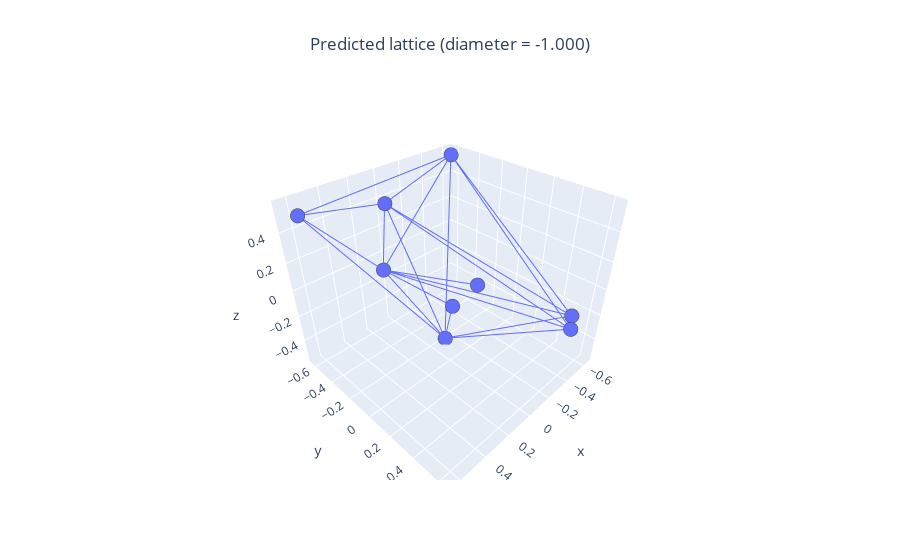
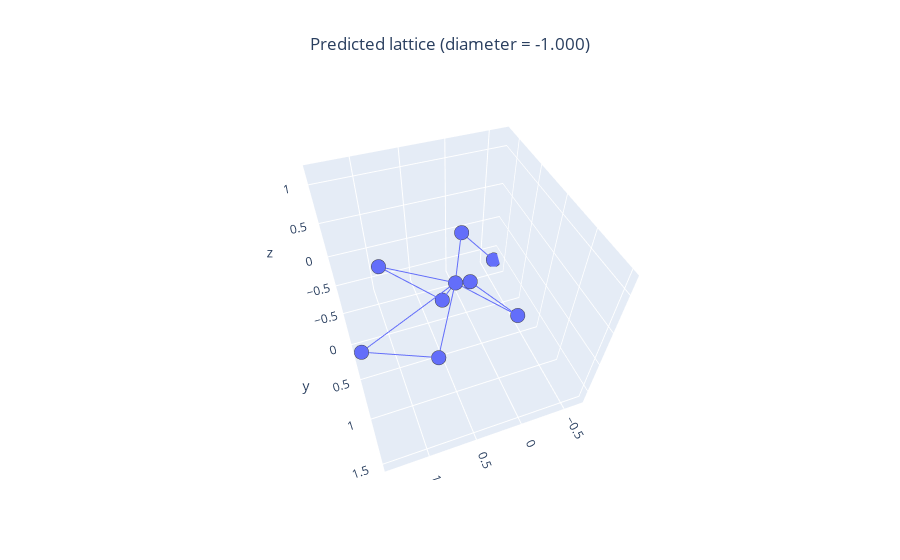

Notebook code for these charts, in order:
### Code cell
full_path = os.path.join(path,name)
print(full_path)
lattice_npz = np.load(full_path)
frac_coords = lattice_npz['frac_coords']
lengths = lattice_npz['lengths']
angles = lattice_npz['angles']
atom_types = lattice_npz['atom_types']
num_atoms = torch.tensor([atom_types.shape[0]])
frac_coords, lengths, angles = torch.from_numpy(frac_coords),torch.from_numpy(lengths).unsqueeze(0), torch.from_numpy(angles).unsqueeze(0)
cart_coords = frac_to_cart_coords(frac_coords,lengths,
                                  angles, num_atoms)
# cart_coords = frac_coords
print('num_atoms', num_atoms)
try:
    print('Properteis: ', lattice_npz['prop_list'])
    print('mean:', lattice_npz['prop_list'].mean(), '\nvar:', lattice_npz['prop_list'].std())
except:
    pass
try:
        # raise Exception
    edge_index = lattice_npz['edge_index']
except:
    print('Compute PBC edges')
    edge_index, _,_ = get_pbc_cutoff_graphs(cart_coords, lengths, angles, num_atoms, cutoff=cutoff, max_num_neighbors_threshold=max_num_neighbors_threshold)
# print('edge_index \n', edge_index)
plot_lattice(cart_coords, edge_index.T)

lattice_vector = lattice_params_to_matrix_torch(lengths, angles)
a = cart_coords.numpy()
ppa, edges = post_process_9(a,0.9)
edges = np.array(edges)
plot_lattice(ppa,edges)

### Figure 1 — Plotly figure (JSON) as saved in the notebook; plotly's stock layout.template omitted (floating-point values rounded to 4 significant figures)
{"data": [{"hovertemplate": "0=%{x}<br>1=%{y}<br>2=%{z}<extra></extra>", "legendgroup": "", "marker": {"color": "#636efa", "line": {"width": 5}, "size": 5, "symbol": "circle"}, "mode": "markers", "name": "", "scene": "scene", "showlegend": false, "type": "scatter3d", "x": [-0.6431, 0.02918, 0.6448, -0.4924, -0.4619, 0.1677, -0.107, -0.3902, 0.1829], "y": [-0.635, 0.04798, -0.4827, -0.208, 0.5899, -0.4407, -0.1586, 0.635, -0.3424], "z": [0.5339, -0.07988, 0.5588, -0.302, -0.127, 0.02442, -0.5528, -0.1639, 0.523]}, {"hovertemplate": "x=%{x}<br>y=%{y}<br>z=%{z}<extra></extra>", "legendgroup": "", "line": {"color": "#636efa", "dash": "solid"}, "marker": {"line": {"width": 5}, "size": 5, "symbol": "circle"}, "mode": "lines", "name": "", "scene": "scene", "showlegend": false, "type": "scatter3d", "x": [-0.6431, 0.6448], "y": [-0.635, -0.4827], "z": [0.5339, 0.5588]}, {"hovertemplate": "x=%{x}<br>y=%{y}<br>z=%{z}<extra></extra>", "legendgroup": "", "line": {"color": "#636efa", "dash": "solid"}, "marker": {"line": {"width": 5}, "size": 5, "symbol": "circle"}, "mode": "lines", "name": "", "scene": "scene", "showlegend": false, "type": "scatter3d", "x": [-0.6431, -0.4619], "y": [-0.635, 0.5899], "z": [0.5339, -0.127]}, {"hovertemplate": "x=%{x}<br>y=%{y}<br>z=%{z}<extra></extra>", "legendgroup": "", "line": {"color": "#636efa", "dash": "solid"}, "marker": {"line": {"width": 5}, "size": 5, "symbol": "circle"}, "mode": "lines", "name": "", "scene": "scene", "showlegend": false, "type": "scatter3d", "x": [-0.6431, 0.1677], "y": [-0.635, -0.4407], "z": [0.5339, 0.02442]}, {"hovertemplate": "x=%{x}<br>y=%{y}<br>z=%{z}<extra></extra>", "legendgroup": "", "line": {"color": "#636efa", "dash": "solid"}, "marker": {"line": {"width": 5}, "size": 5, "symbol": "circle"}, "mode": "lines", "name": "", "scene": "scene", "showlegend": false, "type": "scatter3d", "x": [0.02918, 0.1677], "y": [0.04798, -0.4407], "z": [-0.07988, 0.02442]}, {"hovertemplate": "x=%{x}<br>y=%{y}<br>z=%{z}<extra></extra>", "legendgroup": "", "line": {"color": "#636efa", "dash": "solid"}, "marker": {"line": {"width": 5}, "size": 5, "symbol": "circle"}, "mode": "lines", "name": "", "scene": "scene", "showlegend": false, "type": "scatter3d", "x": [0.6448, 0.1677], "y": [-0.4827, -0.4407], "z": [0.5588, 0.02442]}, {"hovertemplate": "x=%{x}<br>y=%{y}<br>z=%{z}<extra></extra>", "legendgroup": "", "line": {"color": "#636efa", "dash": "solid"}, "marker": {"line": {"width": 5}, "size": 5, "symbol": "circle"}, "mode": "lines", "name": "", "scene": "scene", "showlegend": false, "type": "scatter3d", "x": [-0.4924, 0.1677], "y": [-0.208, -0.4407], "z": [-0.302, 0.02442]}, {"hovertemplate": "x=%{x}<br>y=%{y}<br>z=%{z}<extra></extra>", "legendgroup": "", "line": {"color": "#636efa", "dash": "solid"}, "marker": {"line": {"width": 5}, "size": 5, "symbol": "circle"}, "mode": "lines", "name": "", "scene": "scene", "showlegend": false, "type": "scatter3d", "x": [-0.4619, 0.1677], "y": [0.5899, -0.4407], "z": [-0.127, 0.02442]}, {"hovertemplate": "x=%{x}<br>y=%{y}<br>z=%{z}<extra></extra>", "legendgroup": "", "line": {"color": "#636efa", "dash": "solid"}, "marker": {"line": {"width": 5}, "size": 5, "symbol": "circle"}, "mode": "lines", "name": "", "scene": "scene", "showlegend": false, "type": "scatter3d", "x": [-0.6431, -0.107], "y": [-0.635, -0.1586], "z": [0.5339, -0.5528]}, {"hovertemplate": "x=%{x}<br>y=%{y}<br>z=%{z}<extra></extra>", "legendgroup": "", "line": {"color": "#636efa", "dash": "solid"}, "marker": {"line": {"width": 5}, "size": 5, "symbol": "circle"}, "mode": "lines", "name": "", "scene": "scene", "showlegend": false, "type": "scatter3d", "x": [0.02918, -0.107], "y": [0.04798, -0.1586], "z": [-0.07988, -0.5528]}, {"hovertemplate": "x=%{x}<br>y=%{y}<br>z=%{z}<extra></extra>", "legendgroup": "", "line": {"color": "#636efa", "dash": "solid"}, "marker": {"line": {"width": 5}, "size": 5, "symbol": "circle"}, "mode": "lines", "name": "", "scene": "scene", "showlegend": false, "type": "scatter3d", "x": [0.6448, -0.107], "y": [-0.4827, -0.1586], "z": [0.5588, -0.5528]}, {"hovertemplate": "x=%{x}<br>y=%{y}<br>z=%{z}<extra></extra>", "legendgroup": "", "line": {"color": "#636efa", "dash": "solid"}, "marker": {"line": {"width": 5}, "size": 5, "symbol": "circle"}, "mode": "lines", "name": "", "scene": "scene", "showlegend": false, "type": "scatter3d", "x": [-0.4619, -0.107], "y": [0.5899, -0.1586], "z": [-0.127, -0.5528]}, {"hovertemplate": "x=%{x}<br>y=%{y}<br>z=%{z}<extra></extra>", "legendgroup": "", "line": {"color": "#636efa", "dash": "solid"}, "marker": {"line": {"width": 5}, "size": 5, "symbol": "circle"}, "mode": "lines", "name": "", "scene": "scene", "showlegend": false, "type": "scatter3d", "x": [0.1677, -0.107], "y": [-0.4407, -0.1586], "z": [0.02442, -0.5528]}, {"hovertemplate": "x=%{x}<br>y=%{y}<br>z=%{z}<extra></extra>", "legendgroup": "", "line": {"color": "#636efa", "dash": "solid"}, "marker": {"line": {"width": 5}, "size": 5, "symbol": "circle"}, "mode": "lines", "name": "", "scene": "scene", "showlegend": false, "type": "scatter3d", "x": [-0.6431, -0.3902], "y": [-0.635, 0.635], "z": [0.5339, -0.1639]}, {"hovertemplate": "x=%{x}<br>y=%{y}<br>z=%{z}<extra></extra>", "legendgroup": "", "line": {"color": "#636efa", "dash": "solid"}, "marker": {"line": {"width": 5}, "size": 5, "symbol": "circle"}, "mode": "lines", "name": "", "scene": "scene", "showlegend": false, "type": "scatter3d", "x": [0.1677, -0.3902], "y": [-0.4407, 0.635], "z": [0.02442, -0.1639]}, {"hovertemplate": "x=%{x}<br>y=%{y}<br>z=%{z}<extra></extra>", "legendgroup": "", "line": {"color": "#636efa", "dash": "solid"}, "marker": {"line": {"width": 5}, "size": 5, "symbol": "circle"}, "mode": "lines", "name": "", "scene": "scene", "showlegend": false, "type": "scatter3d", "x": [-0.107, -0.3902], "y": [-0.1586, 0.635], "z": [-0.5528, -0.1639]}, {"hovertemplate": "x=%{x}<br>y=%{y}<br>z=%{z}<extra></extra>", "legendgroup": "", "line": {"color": "#636efa", "dash": "solid"}, "marker": {"line": {"width": 5}, "size": 5, "symbol": "circle"}, "mode": "lines", "name": "", "scene": "scene", "showlegend": false, "type": "scatter3d", "x": [-0.6431, 0.1829], "y": [-0.635, -0.3424], "z": [0.5339, 0.523]}, {"hovertemplate": "x=%{x}<br>y=%{y}<br>z=%{z}<extra></extra>", "legendgroup": "", "line": {"color": "#636efa", "dash": "solid"}, "marker": {"line": {"width": 5}, "size": 5, "symbol": "circle"}, "mode": "lines", "name": "", "scene": "scene", "showlegend": false, "type": "scatter3d", "x": [0.6448, 0.1829], "y": [-0.4827, -0.3424], "z": [0.5588, 0.523]}, {"hovertemplate": "x=%{x}<br>y=%{y}<br>z=%{z}<extra></extra>", "legendgroup": "", "line": {"color": "#636efa", "dash": "solid"}, "marker": {"line": {"width": 5}, "size": 5, "symbol": "circle"}, "mode": "lines", "name": "", "scene": "scene", "showlegend": false, "type": "scatter3d", "x": [-0.4619, 0.1829], "y": [0.5899, -0.3424], "z": [-0.127, 0.523]}, {"hovertemplate": "x=%{x}<br>y=%{y}<br>z=%{z}<extra></extra>", "legendgroup": "", "line": {"color": "#636efa", "dash": "solid"}, "marker": {"line": {"width": 5}, "size": 5, "symbol": "circle"}, "mode": "lines", "name": "", "scene": "scene", "showlegend": false, "type": "scatter3d", "x": [0.1677, 0.1829], "y": [-0.4407, -0.3424], "z": [0.02442, 0.523]}, {"hovertemplate": "x=%{x}<br>y=%{y}<br>z=%{z}<extra></extra>", "legendgroup": "", "line": {"color": "#636efa", "dash": "solid"}, "marker": {"line": {"width": 5}, "size": 5, "symbol": "circle"}, "mode": "lines", "name": "", "scene": "scene", "showlegend": false, "type": "scatter3d", "x": [-0.107, 0.1829], "y": [-0.1586, -0.3424], "z": [-0.5528, 0.523]}, {"hovertemplate": "x=%{x}<br>y=%{y}<br>z=%{z}<extra></extra>", "legendgroup": "", "line": {"color": "#636efa", "dash": "solid"}, "marker": {"line": {"width": 5}, "size": 5, "symbol": "circle"}, "mode": "lines", "name": "", "scene": "scene", "showlegend": false, "type": "scatter3d", "x": [-0.3902, 0.1829], "y": [0.635, -0.3424], "z": [-0.1639, 0.523]}], "layout": {"autosize": true, "scene": {"aspectmode": "auto", "aspectratio": {"x": 1.055, "y": 1.041, "z": 0.9107}}, "title": {"text": "Predicted lattice (diameter = -1.000)", "x": 0.5}}}

### Figure 2 — Plotly figure (JSON) as saved in the notebook; plotly's stock layout.template omitted (floating-point values rounded to 4 significant figures)
{"data": [{"hovertemplate": "0=%{x}<br>1=%{y}<br>2=%{z}<extra></extra>", "legendgroup": "", "marker": {"color": "#636efa", "line": {"width": 5}, "size": 5, "symbol": "circle"}, "mode": "markers", "name": "", "scene": "scene", "showlegend": false, "type": "scatter3d", "x": [0.2883, 1.387, 0.6888, 1.02, 0.2636, 0.4121, -0.3748, 0.04177, -0.6604], "y": [0.3576, 1.508, 0.986, 0.2282, -0.1613, 1.018, 0.5773, -0.1286, -0.6956], "z": [0.2732, 1.167, 0.0009121, 0.6352, -0.5771, 1.006, -0.281, 0.4782, -0.6828]}, {"hovertemplate": "x=%{x}<br>y=%{y}<br>z=%{z}<extra></extra>", "legendgroup": "", "line": {"color": "#636efa", "dash": "solid"}, "marker": {"line": {"width": 5}, "size": 5, "symbol": "circle"}, "mode": "lines", "name": "", "scene": "scene", "showlegend": false, "type": "scatter3d", "x": [0.2883, 0.2883], "y": [0.3576, 0.3576], "z": [0.2732, 0.2732]}, {"hovertemplate": "x=%{x}<br>y=%{y}<br>z=%{z}<extra></extra>", "legendgroup": "", "line": {"color": "#636efa", "dash": "solid"}, "marker": {"line": {"width": 5}, "size": 5, "symbol": "circle"}, "mode": "lines", "name": "", "scene": "scene", "showlegend": false, "type": "scatter3d", "x": [0.2883, 1.387], "y": [0.3576, 1.508], "z": [0.2732, 1.167]}, {"hovertemplate": "x=%{x}<br>y=%{y}<br>z=%{z}<extra></extra>", "legendgroup": "", "line": {"color": "#636efa", "dash": "solid"}, "marker": {"line": {"width": 5}, "size": 5, "symbol": "circle"}, "mode": "lines", "name": "", "scene": "scene", "showlegend": false, "type": "scatter3d", "x": [0.2883, 0.6888], "y": [0.3576, 0.986], "z": [0.2732, 0.0009121]}, {"hovertemplate": "x=%{x}<br>y=%{y}<br>z=%{z}<extra></extra>", "legendgroup": "", "line": {"color": "#636efa", "dash": "solid"}, "marker": {"line": {"width": 5}, "size": 5, "symbol": "circle"}, "mode": "lines", "name": "", "scene": "scene", "showlegend": false, "type": "scatter3d", "x": [0.2883, 1.02], "y": [0.3576, 0.2282], "z": [0.2732, 0.6352]}, {"hovertemplate": "x=%{x}<br>y=%{y}<br>z=%{z}<extra></extra>", "legendgroup": "", "line": {"color": "#636efa", "dash": "solid"}, "marker": {"line": {"width": 5}, "size": 5, "symbol": "circle"}, "mode": "lines", "name": "", "scene": "scene", "showlegend": false, "type": "scatter3d", "x": [0.2883, 0.2636], "y": [0.3576, -0.1613], "z": [0.2732, -0.5771]}, {"hovertemplate": "x=%{x}<br>y=%{y}<br>z=%{z}<extra></extra>", "legendgroup": "", "line": {"color": "#636efa", "dash": "solid"}, "marker": {"line": {"width": 5}, "size": 5, "symbol": "circle"}, "mode": "lines", "name": "", "scene": "scene", "showlegend": false, "type": "scatter3d", "x": [0.2883, 0.4121], "y": [0.3576, 1.018], "z": [0.2732, 1.006]}, {"hovertemplate": "x=%{x}<br>y=%{y}<br>z=%{z}<extra></extra>", "legendgroup": "", "line": {"color": "#636efa", "dash": "solid"}, "marker": {"line": {"width": 5}, "size": 5, "symbol": "circle"}, "mode": "lines", "name": "", "scene": "scene", "showlegend": false, "type": "scatter3d", "x": [0.2883, -0.3748], "y": [0.3576, 0.5773], "z": [0.2732, -0.281]}, {"hovertemplate": "x=%{x}<br>y=%{y}<br>z=%{z}<extra></extra>", "legendgroup": "", "line": {"color": "#636efa", "dash": "solid"}, "marker": {"line": {"width": 5}, "size": 5, "symbol": "circle"}, "mode": "lines", "name": "", "scene": "scene", "showlegend": false, "type": "scatter3d", "x": [0.2883, 0.04177], "y": [0.3576, -0.1286], "z": [0.2732, 0.4782]}, {"hovertemplate": "x=%{x}<br>y=%{y}<br>z=%{z}<extra></extra>", "legendgroup": "", "line": {"color": "#636efa", "dash": "solid"}, "marker": {"line": {"width": 5}, "size": 5, "symbol": "circle"}, "mode": "lines", "name": "", "scene": "scene", "showlegend": false, "type": "scatter3d", "x": [1.387, 0.6888], "y": [1.508, 0.986], "z": [1.167, 0.0009121]}, {"hovertemplate": "x=%{x}<br>y=%{y}<br>z=%{z}<extra></extra>", "legendgroup": "", "line": {"color": "#636efa", "dash": "solid"}, "marker": {"line": {"width": 5}, "size": 5, "symbol": "circle"}, "mode": "lines", "name": "", "scene": "scene", "showlegend": false, "type": "scatter3d", "x": [1.02, 0.2636], "y": [0.2282, -0.1613], "z": [0.6352, -0.5771]}, {"hovertemplate": "x=%{x}<br>y=%{y}<br>z=%{z}<extra></extra>", "legendgroup": "", "line": {"color": "#636efa", "dash": "solid"}, "marker": {"line": {"width": 5}, "size": 5, "symbol": "circle"}, "mode": "lines", "name": "", "scene": "scene", "showlegend": false, "type": "scatter3d", "x": [0.4121, -0.3748], "y": [1.018, 0.5773], "z": [1.006, -0.281]}, {"hovertemplate": "x=%{x}<br>y=%{y}<br>z=%{z}<extra></extra>", "legendgroup": "", "line": {"color": "#636efa", "dash": "solid"}, "marker": {"line": {"width": 5}, "size": 5, "symbol": "circle"}, "mode": "lines", "name": "", "scene": "scene", "showlegend": false, "type": "scatter3d", "x": [0.04177, -0.6604], "y": [-0.1286, -0.6956], "z": [0.4782, -0.6828]}], "layout": {"autosize": true, "scene": {"aspectmode": "auto", "aspectratio": {"x": 1.009, "y": 1.087, "z": 0.9119}, "camera": {"center": {"x": 0, "y": 0, "z": 0}, "eye": {"x": 0.4881, "y": 1.359, "z": 1.613}, "projection": {"type": "perspective"}, "up": {"x": 0, "y": 0, "z": 1}}}, "title": {"text": "Predicted lattice (diameter = -1.000)", "x": 0.5}}}
